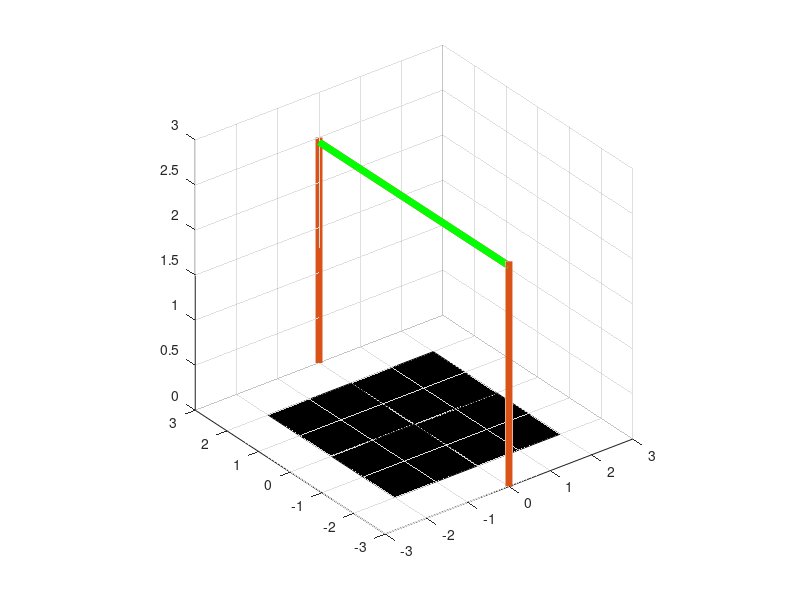

MATLAB code for this plot: (Note: this script raises an error after producing the figure.)
px=2;py=2;pz=2;
figure;
h = plot3(0,0,0);
p = get(h,'Parent');
xlim(p,'manual');
xlim(p,[-3 3]);
ylim(p,'manual');
ylim(p,[-3 3]);
zlim(p,'manual');
zlim(p,[0 3]);
axis vis3d;
grid on;
frame1=line([0,0],[-3,-3],[-3,2.5],'lineWidth',5);
frame2=line([0,0],[3,3],[-3,2.5],'lineWidth',5);
frame3=line([0,0],[-3,3],[2.45,2.45],'lineWidth',5);
req=line([0,0],[0,0],[2.5,1.5],'color','r','lineWidth',5);
delete(req);
up_down=line([0,0],[-3,3],[2.45,2.45],'lineWidth',5,'color','g');
ext=line([0,0],[0,0],[0,0],'color','r','lineWidth',5);

%{
base_plate1=rectangle('Position',[-2,-2,2,2],'FaceColor',[0 0 0]);
base_plate2=rectangle('Position',[-2,0,2,2],'FaceColor',[0 0 0]);
base_plate3=rectangle('Position',[0,0,2,2],'FaceColor',[0 0 0]);
base_plate4=rectangle('Position',[0,-2,2,2],'FaceColor',[0 0 0]);
%}

base_plate5=rectangle('Position',[-3,-2,2,2],'FaceColor',[0 0 0]);
base_plate6=rectangle('Position',[-3,0,2,2],'FaceColor',[0 0 0]);
pause(.5);
delete(base_plate5);
delete(base_plate6);

base_plate1=rectangle('Position',[-2,-2,2,2],'FaceColor',[0 0 0]);
base_plate2=rectangle('Position',[-2,0,2,2],'FaceColor',[0 0 0]);
base_plate3=rectangle('Position',[0,0,2,2],'FaceColor',[0 0 0]);
base_plate4=rectangle('Position',[0,-2,2,2],'FaceColor',[0 0 0]);

%l1=line([0,px],[0,py],[0,0]);
delete(req);
j=2.5;
for i =-3:0.1:3
        %set(req,'YData',[i,i]);
        if(i<=0)
            %set(req,'ZData',[2.5,j]);
            set(up_down,'ZData',[j,j]);
            set(ext,'ZData',[j,j-.2],'YData',[i,i]);
            j=j-.07280;
        else
            %set(req,'ZData',[2.5,j]);
            set(up_down,'ZData',[j,j]);
            set(ext,'ZData',[j,j-.2],'YData',[i,i]);
            j=j+.07280;
        end
    pause(0.1);
end

delete(base_plate1);
delete(base_plate2);

base_plate7=rectangle('Position',[1,0,2,2],'FaceColor',[0 0 0]);
base_plate8=rectangle('Position',[1,-2,2,2],'FaceColor',[0 0 0]);
pause(.5);
delete(base_plate7);
delete(base_plate8);

base_plate1=rectangle('Position',[-2,-2,2,2],'FaceColor',[0 0 0]);
base_plate2=rectangle('Position',[-2,0,2,2],'FaceColor',[0 0 0]);

%(
set(ext,'YData',[0,0]);
%{
for j=2.5:-0.1:0
           
           pause(0.1);
           continue
end
%}
